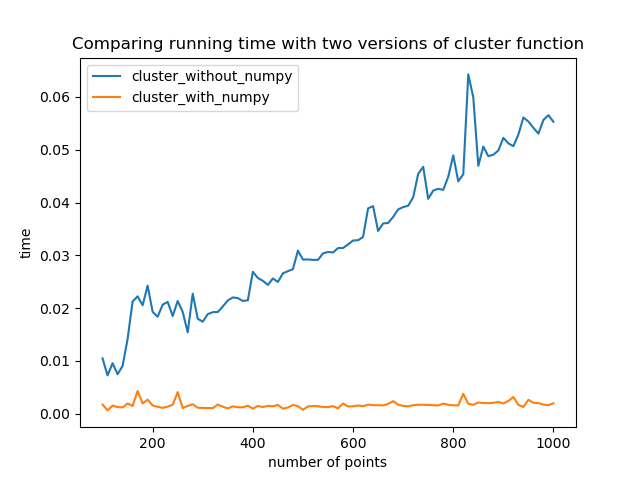

Source code (Python):
import time
import tracknaliser.clustering_numpy
import tracknaliser.clustering
from matplotlib import pyplot as plt
import numpy as np


def performance():
    """
    Comparing the running time between cluster function without numpy
    and cluster function with numpy.
    """
    # creating increasing number of point set, ranging from 100 to 1000
    ps = np.random.rand(1000, 3)
    number_of_points = np.linspace(100, 1000, 91)
    run_time = []
    run_time_np = []
    for i in range(99, 1000, 10):
        # Get running time for cluster function without numpy for each increasing point set
        start = time.time()
        tracknaliser.clustering.cluster(ps[:i, :], clusters=3, iterations=10)
        end = time.time()
        run_time.append(end - start)

        # Get running time of cluster function with numpy for each increasing point set
        start_np = time.time()
        tracknaliser.clustering_numpy.cluster_numpy(ps[:i, :], clusters=3, iterations=10)
        end_np = time.time()
        run_time_np.append(end_np - start_np)

    plt.plot(number_of_points, run_time, label='cluster_without_numpy')
    plt.plot(number_of_points, run_time_np, label='cluster_with_numpy')
    plt.xlabel('number of points')
    plt.ylabel('time')
    plt.legend()
    plt.title('Comparing running time with two versions of cluster function')
    plt.savefig('performance.png')


if __name__ == "__main__":
    performance()
